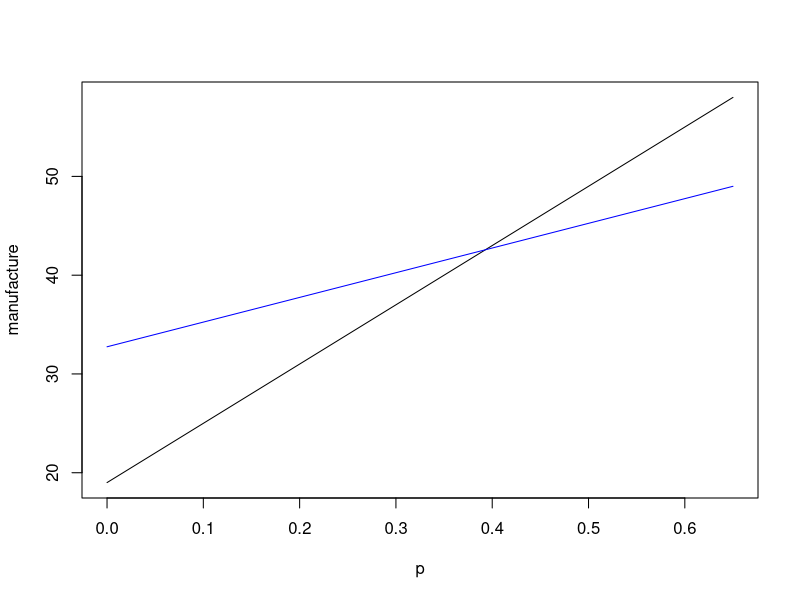

Reproduce this figure in R.
## ---- chunk 1
(-20)*0.35 + (40)*0.35 + (100)*0.3
(10)*0.35 + (45)*.35 + (70)*0.3

## ---- chunk 2
A = 0.5 * 5000000
B = 2000000
C = 2200000
## ---- chunk 3
p <- seq(0,0.65, 0.0001)
manufacture <- (-20)*0.35 + (40)*(0.65-p) + (100)*p
purchase <- (10)*0.35 + (45)*(0.65 - p) + (70)*p
plot(p,manufacture, type = 'l')
lines(p, purchase, type = 'l', col = 'blue')
